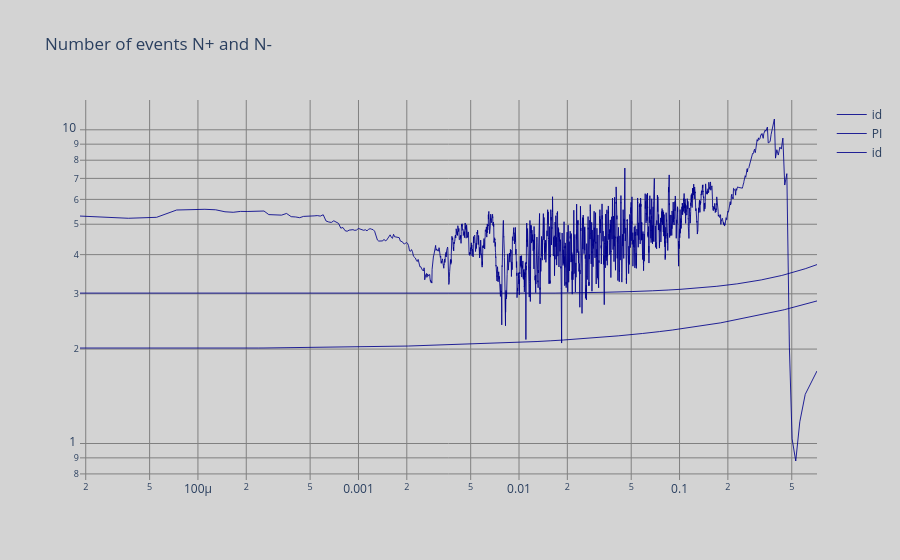

Notebook cell for this chart:
### Code cell
data.price_impact()
price_impact = data.d_price
queue_size = data.d_size
ws = 100
price_impact = [np.mean(price_impact[i:i+ws]) for i in range (len(price_impact-ws))]
print(np.mean(price_impact))
queue_size = [np.mean(queue_size[i:i+ws]) for i in range (len(queue_size-ws))]
fig = go.Figure()
fig.add_trace(go.Scatter(x=queue_size, y=queue_size+3*np.ones(len(queue_size)), mode='lines', name="id", line=dict(width = 0.85, color = 'darkblue')))
fig.add_trace(go.Scatter(x=queue_size, y = price_impact, mode='lines', name="PI", line=dict(width = 0.85, color = 'darkblue')))
fig.add_trace(go.Scatter(x=queue_size, y=np.array(queue_size)**(1/2)+2*np.ones(len(queue_size)), mode='lines', name="id", line=dict(width = 0.85, color = 'darkblue')))

fig.update_layout(
    title="Number of events N+ and N-",
    xaxis=dict(
        type="log",
        showgrid=True,
        gridcolor='#808080'
    ),
    yaxis=dict(
        type="log",
        showgrid=True,
        gridcolor='#808080'
    ),
    plot_bgcolor='#D3D3D3',
    paper_bgcolor='#D3D3D3'
)
fig.show()

### Figure 1 — Plotly figure (JSON) as saved in the notebook; plotly's stock layout.template omitted (floating-point values rounded to 4 significant figures; data arrays with more than 128 entries replaced by an {"elided": "..."} marker saying what was removed)
{"data": [{"line": {"color": "darkblue", "width": 0.85}, "mode": "lines", "name": "id", "type": "scatter", "x": {"elided": "29054 float values"}, "y": {"elided": "29054 float values"}}, {"line": {"color": "darkblue", "width": 0.85}, "mode": "lines", "name": "PI", "type": "scatter", "x": {"elided": "29054 float values"}, "y": {"elided": "29054 float values"}}, {"line": {"color": "darkblue", "width": 0.85}, "mode": "lines", "name": "id", "type": "scatter", "x": {"elided": "29054 float values"}, "y": {"elided": "29054 float values"}}], "layout": {"paper_bgcolor": "#D3D3D3", "plot_bgcolor": "#D3D3D3", "title": {"text": "Number of events N+ and N-"}, "xaxis": {"gridcolor": "#808080", "showgrid": true, "type": "log"}, "yaxis": {"gridcolor": "#808080", "showgrid": true, "type": "log"}}}
